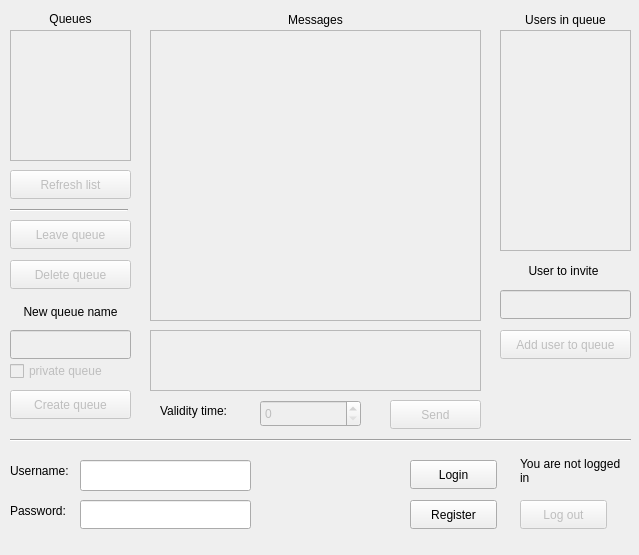
<?xml version="1.0" encoding="UTF-8"?>
<ui version="4.0">
 <class>Widget</class>
 <widget class="QWidget" name="Widget">
  <property name="geometry">
   <rect>
    <x>0</x>
    <y>0</y>
    <width>639</width>
    <height>555</height>
   </rect>
  </property>
  <property name="windowTitle">
   <string>Widget</string>
  </property>
  <widget class="QListWidget" name="messagesList">
   <property name="enabled">
    <bool>false</bool>
   </property>
   <property name="geometry">
    <rect>
     <x>150</x>
     <y>30</y>
     <width>331</width>
     <height>291</height>
    </rect>
   </property>
  </widget>
  <widget class="QListWidget" name="queues">
   <property name="enabled">
    <bool>false</bool>
   </property>
   <property name="geometry">
    <rect>
     <x>10</x>
     <y>30</y>
     <width>121</width>
     <height>131</height>
    </rect>
   </property>
  </widget>
  <widget class="QTextEdit" name="messageField">
   <property name="enabled">
    <bool>false</bool>
   </property>
   <property name="geometry">
    <rect>
     <x>150</x>
     <y>330</y>
     <width>331</width>
     <height>61</height>
    </rect>
   </property>
  </widget>
  <widget class="QPushButton" name="createQueue">
   <property name="enabled">
    <bool>false</bool>
   </property>
   <property name="geometry">
    <rect>
     <x>10</x>
     <y>390</y>
     <width>121</width>
     <height>29</height>
    </rect>
   </property>
   <property name="text">
    <string>Create queue</string>
   </property>
  </widget>
  <widget class="QPushButton" name="sendMessage">
   <property name="enabled">
    <bool>false</bool>
   </property>
   <property name="geometry">
    <rect>
     <x>390</x>
     <y>400</y>
     <width>91</width>
     <height>29</height>
    </rect>
   </property>
   <property name="text">
    <string>Send</string>
   </property>
  </widget>
  <widget class="Line" name="line">
   <property name="geometry">
    <rect>
     <x>10</x>
     <y>430</y>
     <width>621</width>
     <height>21</height>
    </rect>
   </property>
   <property name="orientation">
    <enum>Qt::Horizontal</enum>
   </property>
  </widget>
  <widget class="QLineEdit" name="username">
   <property name="geometry">
    <rect>
     <x>80</x>
     <y>460</y>
     <width>171</width>
     <height>31</height>
    </rect>
   </property>
  </widget>
  <widget class="QLineEdit" name="password">
   <property name="geometry">
    <rect>
     <x>80</x>
     <y>500</y>
     <width>171</width>
     <height>29</height>
    </rect>
   </property>
   <property name="echoMode">
    <enum>QLineEdit::Password</enum>
   </property>
  </widget>
  <widget class="QLabel" name="label">
   <property name="geometry">
    <rect>
     <x>10</x>
     <y>460</y>
     <width>61</width>
     <height>21</height>
    </rect>
   </property>
   <property name="text">
    <string>Username:</string>
   </property>
  </widget>
  <widget class="QLabel" name="label_2">
   <property name="geometry">
    <rect>
     <x>10</x>
     <y>500</y>
     <width>81</width>
     <height>21</height>
    </rect>
   </property>
   <property name="text">
    <string>Password:</string>
   </property>
  </widget>
  <widget class="QPushButton" name="loginButton">
   <property name="geometry">
    <rect>
     <x>410</x>
     <y>460</y>
     <width>87</width>
     <height>29</height>
    </rect>
   </property>
   <property name="text">
    <string>Login</string>
   </property>
  </widget>
  <widget class="QPushButton" name="registerButton">
   <property name="geometry">
    <rect>
     <x>410</x>
     <y>500</y>
     <width>87</width>
     <height>29</height>
    </rect>
   </property>
   <property name="text">
    <string>Register</string>
   </property>
  </widget>
  <widget class="QLabel" name="statusMessage">
   <property name="geometry">
    <rect>
     <x>270</x>
     <y>460</y>
     <width>121</width>
     <height>71</height>
    </rect>
   </property>
   <property name="text">
    <string/>
   </property>
   <property name="alignment">
    <set>Qt::AlignLeading|Qt::AlignLeft|Qt::AlignTop</set>
   </property>
   <property name="wordWrap">
    <bool>true</bool>
   </property>
  </widget>
  <widget class="QLineEdit" name="newQueueName">
   <property name="enabled">
    <bool>false</bool>
   </property>
   <property name="geometry">
    <rect>
     <x>10</x>
     <y>330</y>
     <width>121</width>
     <height>29</height>
    </rect>
   </property>
  </widget>
  <widget class="QLabel" name="label_3">
   <property name="geometry">
    <rect>
     <x>10</x>
     <y>10</y>
     <width>121</width>
     <height>17</height>
    </rect>
   </property>
   <property name="text">
    <string>Queues</string>
   </property>
   <property name="alignment">
    <set>Qt::AlignCenter</set>
   </property>
  </widget>
  <widget class="QLabel" name="label_4">
   <property name="geometry">
    <rect>
     <x>150</x>
     <y>10</y>
     <width>331</width>
     <height>20</height>
    </rect>
   </property>
   <property name="text">
    <string>Messages</string>
   </property>
   <property name="alignment">
    <set>Qt::AlignCenter</set>
   </property>
  </widget>
  <widget class="QLabel" name="label_5">
   <property name="geometry">
    <rect>
     <x>500</x>
     <y>10</y>
     <width>131</width>
     <height>20</height>
    </rect>
   </property>
   <property name="text">
    <string>Users in queue</string>
   </property>
   <property name="alignment">
    <set>Qt::AlignCenter</set>
   </property>
  </widget>
  <widget class="QLabel" name="label_6">
   <property name="enabled">
    <bool>true</bool>
   </property>
   <property name="geometry">
    <rect>
     <x>10</x>
     <y>302</y>
     <width>121</width>
     <height>20</height>
    </rect>
   </property>
   <property name="text">
    <string>New queue name</string>
   </property>
   <property name="alignment">
    <set>Qt::AlignCenter</set>
   </property>
  </widget>
  <widget class="QCheckBox" name="privateCheckbox">
   <property name="enabled">
    <bool>false</bool>
   </property>
   <property name="geometry">
    <rect>
     <x>10</x>
     <y>360</y>
     <width>121</width>
     <height>22</height>
    </rect>
   </property>
   <property name="text">
    <string>private queue</string>
   </property>
  </widget>
  <widget class="QPushButton" name="addUserButton">
   <property name="enabled">
    <bool>false</bool>
   </property>
   <property name="geometry">
    <rect>
     <x>500</x>
     <y>330</y>
     <width>131</width>
     <height>29</height>
    </rect>
   </property>
   <property name="text">
    <string>Add user to queue</string>
   </property>
  </widget>
  <widget class="QPushButton" name="refreshButton">
   <property name="enabled">
    <bool>false</bool>
   </property>
   <property name="geometry">
    <rect>
     <x>10</x>
     <y>170</y>
     <width>121</width>
     <height>29</height>
    </rect>
   </property>
   <property name="text">
    <string>Refresh list</string>
   </property>
  </widget>
  <widget class="QLineEdit" name="inviteUsername">
   <property name="enabled">
    <bool>false</bool>
   </property>
   <property name="geometry">
    <rect>
     <x>500</x>
     <y>290</y>
     <width>131</width>
     <height>29</height>
    </rect>
   </property>
  </widget>
  <widget class="QLabel" name="label_7">
   <property name="geometry">
    <rect>
     <x>503</x>
     <y>260</y>
     <width>121</width>
     <height>21</height>
    </rect>
   </property>
   <property name="text">
    <string>User to invite</string>
   </property>
   <property name="alignment">
    <set>Qt::AlignCenter</set>
   </property>
  </widget>
  <widget class="QSpinBox" name="validityTime">
   <property name="enabled">
    <bool>false</bool>
   </property>
   <property name="geometry">
    <rect>
     <x>260</x>
     <y>400</y>
     <width>101</width>
     <height>27</height>
    </rect>
   </property>
   <property name="maximum">
    <number>3600</number>
   </property>
  </widget>
  <widget class="QLabel" name="label_8">
   <property name="geometry">
    <rect>
     <x>160</x>
     <y>400</y>
     <width>151</width>
     <height>21</height>
    </rect>
   </property>
   <property name="text">
    <string>Validity time:</string>
   </property>
  </widget>
  <widget class="QPushButton" name="leaveQueueButton">
   <property name="enabled">
    <bool>false</bool>
   </property>
   <property name="geometry">
    <rect>
     <x>10</x>
     <y>220</y>
     <width>121</width>
     <height>29</height>
    </rect>
   </property>
   <property name="text">
    <string>Leave queue</string>
   </property>
  </widget>
  <widget class="QListWidget" name="users">
   <property name="enabled">
    <bool>false</bool>
   </property>
   <property name="geometry">
    <rect>
     <x>500</x>
     <y>30</y>
     <width>131</width>
     <height>221</height>
    </rect>
   </property>
  </widget>
  <widget class="QPushButton" name="deleteQueueButton">
   <property name="enabled">
    <bool>false</bool>
   </property>
   <property name="geometry">
    <rect>
     <x>10</x>
     <y>260</y>
     <width>121</width>
     <height>29</height>
    </rect>
   </property>
   <property name="text">
    <string>Delete queue</string>
   </property>
  </widget>
  <widget class="Line" name="line_2">
   <property name="geometry">
    <rect>
     <x>10</x>
     <y>200</y>
     <width>118</width>
     <height>20</height>
    </rect>
   </property>
   <property name="orientation">
    <enum>Qt::Horizontal</enum>
   </property>
  </widget>
  <widget class="QLabel" name="loginStatus">
   <property name="geometry">
    <rect>
     <x>520</x>
     <y>450</y>
     <width>101</width>
     <height>41</height>
    </rect>
   </property>
   <property name="text">
    <string>You are not logged in</string>
   </property>
   <property name="wordWrap">
    <bool>true</bool>
   </property>
  </widget>
  <widget class="QPushButton" name="logoutButton">
   <property name="enabled">
    <bool>false</bool>
   </property>
   <property name="geometry">
    <rect>
     <x>520</x>
     <y>500</y>
     <width>87</width>
     <height>29</height>
    </rect>
   </property>
   <property name="text">
    <string>Log out</string>
   </property>
  </widget>
 </widget>
 <layoutdefault spacing="6" margin="11"/>
 <resources/>
 <connections/>
</ui>
